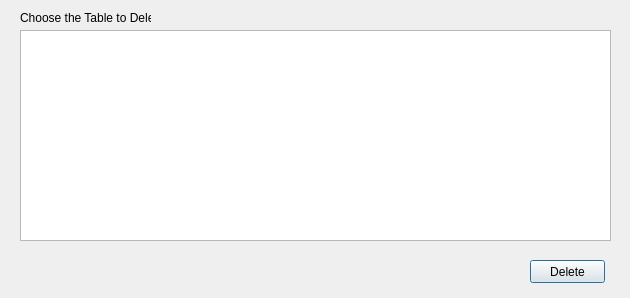
<?xml version="1.0" encoding="UTF-8"?>
<ui version="4.0">
 <class>DeleteTableFromOptions</class>
 <widget class="QDialog" name="DeleteTableFromOptions">
  <property name="geometry">
   <rect>
    <x>0</x>
    <y>0</y>
    <width>630</width>
    <height>298</height>
   </rect>
  </property>
  <property name="minimumSize">
   <size>
    <width>630</width>
    <height>298</height>
   </size>
  </property>
  <property name="maximumSize">
   <size>
    <width>630</width>
    <height>298</height>
   </size>
  </property>
  <property name="windowTitle">
   <string>Dialog</string>
  </property>
  <widget class="QLabel" name="label">
   <property name="geometry">
    <rect>
     <x>20</x>
     <y>10</y>
     <width>131</width>
     <height>16</height>
    </rect>
   </property>
   <property name="text">
    <string>Choose the Table to Delete</string>
   </property>
  </widget>
  <widget class="QPushButton" name="btnDeleteTable">
   <property name="geometry">
    <rect>
     <x>530</x>
     <y>260</y>
     <width>75</width>
     <height>23</height>
    </rect>
   </property>
   <property name="text">
    <string>Delete</string>
   </property>
  </widget>
  <widget class="QListWidget" name="lwTableNames">
   <property name="geometry">
    <rect>
     <x>20</x>
     <y>30</y>
     <width>591</width>
     <height>211</height>
    </rect>
   </property>
  </widget>
 </widget>
 <resources/>
 <connections/>
</ui>
